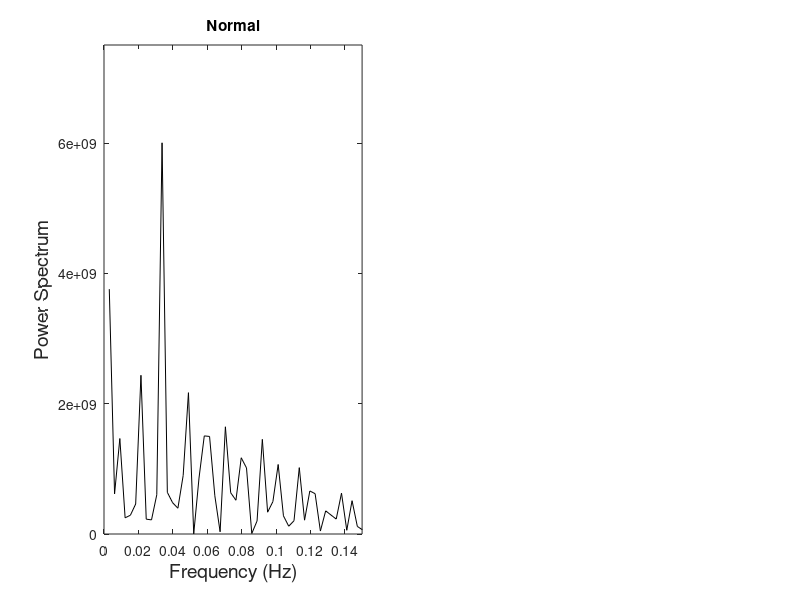

MATLAB code for this plot: (Note: this script raises an error after producing the figure.)
% John Semmlow- 'Signals and Systems for Bioengineers, A MATLAB - Based Introduction', 2ndEd
% Example 4.3: Frequency analysis of heart rate data in the normal and
% mediative state.

fs = 100.0;             % Sample frequency
ts = 1/fs;              % Sample interval
load Hr_pre;            % Load normal data

% Convert to evenly spaced time data using interpolation-resampling
% First generate an evenly space time vectors having 
% one second intervals and extending over the time range of the data
xi = (ceil(t_pre(1)):ts:floor(t_pre(end)));
yi = interp1(t_pre,hr_pre,xi');        % Interpolate
yi = yi - mean(yi);                    % Remove average
N2 = round(length(yi)/2) ;             % Get half data length
f = (1:N2)*fs/N2;                      % Frequency vector for ploting
YI = abs((fft(yi)).^2);                % Calculate power spectrum-Direct approach
subplot(1,2,1);
plot(f,YI(2:N2+1),'k');                % Plot frequency spectrum, ignore DC value
    xlabel('Frequency (Hz)','FontSize',14); ylabel('Power Spectrum','FontSize',14);
    axis([0 .15 0 max(YI)*1.25]);
    title('Normal')

% Repeat for meditative data
load Hr_med;            % Load meditative data

% Convert to evenly spaced time data using interpolation
% First generate and evenly space time vectors having 
% one second intervals and extending over the time range of the data
xi = (ceil(t_med(1)):ts:floor(t_med(end)));
yi = interp1(t_med,hr_med,xi');          % Interpolate
yi = yi - mean(yi);                      % Remove average
f = (0:length(yi)-1)*fs/(length(yi)-1);  % Frequency vector for ploting
YI = abs((fft(yi)).^2);                  % Calculate power spectrum-Direct approach
subplot(1,2,2);
plot(f,YI,'k');                          % Plot frequency spectrum
    xlabel('Frequency (Hz)','FontSize',14); ylabel('Power Spectrum','FontSize',14);
    axis([0 .15 0 max(YI)*1.25]);
    title('Meditation')

%The power spectrum of normal heart rate variability is low and decreases 
%with frequency, showing little energy above 0.1-Hz. The meditative state,
%shows large peaks at around 0.1 to 0.12-Hz, indicating that some resonant 
%process is active at these frequencies. 
